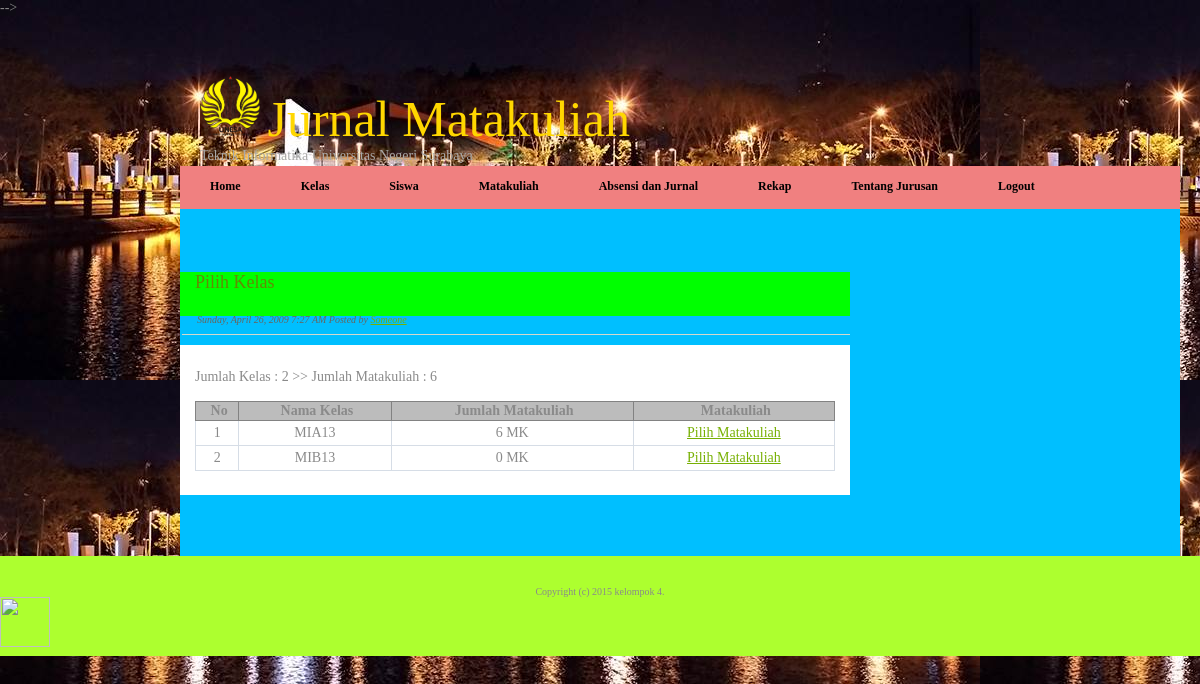
/admin.php?page=absensi (signed in), run on the app's committed database.
### tables this page shows
CREATE TABLE `kelas` (
  `kd_kelas` int(3) NOT NULL auto_increment,
  `nama_kelas` varchar(10) NOT NULL,
  PRIMARY KEY  (`kd_kelas`)
);

### absensi.php (the view, shortened to what this page needs)
<div class="post">
	<h2 class="title"><a href="#">Pilih Kelas</a></h2>
									<p class="meta"><em>Sunday, April 26, 2009 7:27 AM Posted by <a href="#">Someone</a></em></p>
	<div class="entry">
		<p>
		<table class="datatable">
		<tr>
			<th>No</th><th>Nama Kelas</th><th>Jumlah Matakuliah</th><th>Matakuliah</th>
		</tr>
		<?php
		include "conn.php";
		$kelas=mysql_query("select * from kelas order by nama_kelas asc ",$koneksi);
		echo "<br><br>";
		while($row=mysql_fetch_array($kelas)){
			$matakuliah=mysql_query("select * from matakuliah where kd_kelas='$row[kd_kelas]'",$koneksi);
			$jumlah=mysql_num_rows($matakuliah);
			?>
			<tr>
				<td align="center"><?php echo $c=$c+1; ?></td>
				<td align="center"><?php echo $row['nama_kelas']; ?></td>
				<td align="center"><?php echo $jumlah;?> MK</td>
				<td align="center"><a href="?page=jurnal&kd_kelas=<?php echo $row['kd_kelas'];?>">Pilih Matakuliah</a></td>
			</tr>
			<?php
		}
		?>
		</table>
		</p>
  </div>
</div>

### style.css (style rules this page uses)
body { margin: 0; padding: 0; background-image:ketintang; font-family: verdana; font-size: 14px; color: #8A8A8A; }
h1, h2, h3 { margin: 0; font-weight: normal; color: #618C04; }
h2 { font-size: 14px; }
p, ul, ol { margin-top: 0; line-height: 240%; text-align: justify; }
a { color: #77B003; }
.post { margin-bottom: 45px; }
.post .title { height: 44px; padding-left: 15px; background: lime; }
.post .title a { text-decoration: none; font-size: 18px; color: #618C04; }
.post .meta { margin-top: -8px; margin-left: 2px; padding: 0px 30px 2px 15px; border-bottom: 1px solid #D4D8CB; font-family: verdana; font-weight: normal; font-size: 10px; color: #66665E; }
.post .entry { margin-bottom: 10px; padding: 10px 15px 10px 15px; background: white; }
.datatable { border: 1px solid #D6DDE6; border-collapse: collapse; width: 100%; }
.datatable td { border: 1px solid #D6DDE6; padding: 4px; }
.datatable th { border: 1px solid #828282; background-color: #BCBCBC; font-weight: bold; text-align: left; padding-left: 4px; padding-right: 0px; text-align:center; }

### data on the page
kelas: nama_kelas "MIA13", jumlah "6"
kelas: c "2", nama_kelas "MIB13", jumlah "0"
